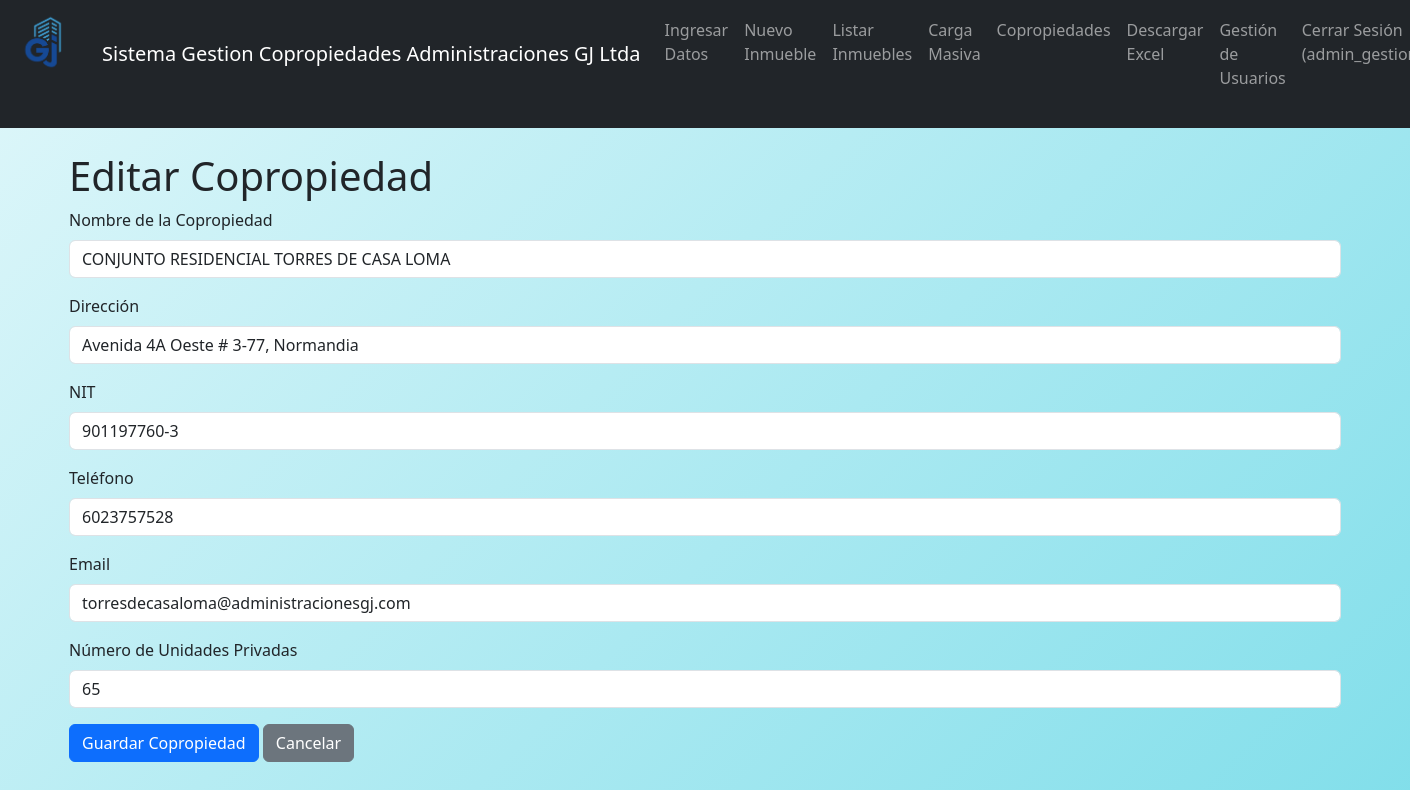
The app's page /copropiedades/edit/1 (signed in), older data.
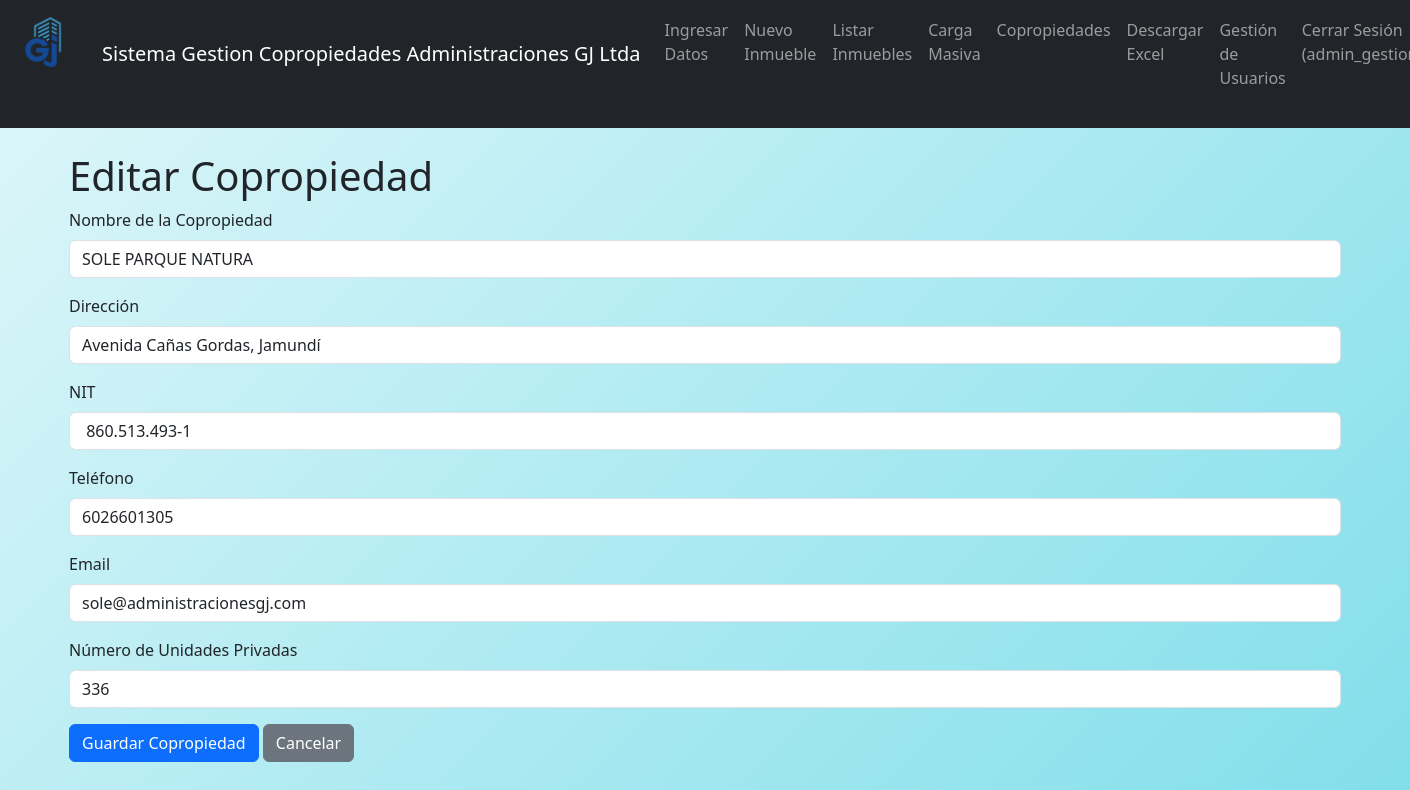
The same page, newer data.
### app/models.py (models this page shows, shortened)
class Copropiedad(db.Model):
    __tablename__ = 'copropiedad'
    id = db.Column(db.Integer, primary_key=True)
    nombre = db.Column(db.String(200), nullable=False, unique=True)
    direccion = db.Column(db.String(255), nullable=False)
    nit = db.Column(db.String(20), nullable=True)
    telefono = db.Column(db.String(50), nullable=True)
    email = db.Column(db.String(120), nullable=True)
    fecha_creacion = db.Column(db.Date, default=db.func.current_date())
    numero_unidades = db.Column(db.Integer, nullable=True)
    propiedades = db.relationship('PropiedadData', backref='copropiedad', lazy=True)

### app/routes.py (the view, shortened to what this page needs)
@main_bp.route('/copropiedades/edit/<int:id>', methods=['GET', 'POST'])
@login_required
def edit_copropiedad(id):
    if not check_admin():
        flash('Acceso denegado. Se requieren privilegios de administrador.', 'danger')
        return redirect(url_for('main.index'))
    copropiedad = Copropiedad.query.get_or_404(id)
    form = CopropiedadForm(obj=copropiedad)
    return render_template('copropiedades/form.html', title='Editar Copropiedad', form=form)

### app/forms.py
class CopropiedadForm(FlaskForm):
    nombre = StringField('Nombre de la Copropiedad', validators=[DataRequired(), Length(max=200)])
    direccion = StringField('Dirección', validators=[DataRequired(), Length(max=255)])
    nit = StringField('NIT', validators=[Optional(), Length(max=20)])
    telefono = StringField('Teléfono', validators=[Optional(), Length(max=50)])
    email = StringField('Email', validators=[Optional(), Email(), Length(max=120)])
    numero_unidades = IntegerField('Número de Unidades Privadas', validators=[Optional(), NumberRange(min=1)])
    submit = SubmitField('Guardar Copropiedad')

### app/models.py (called while the page is built)
@login_manager.user_loader
def load_user(user_id):
    return User.query.get(int(user_id))

### app/routes.py (called while the page is built)
def check_admin():
    if not current_user.is_authenticated or not current_user.is_admin:
        flash('Acceso denegado. Se requieren privilegios de administrador.', 'danger')
        return False
    return True

### app/templates/copropiedades/form.html (shortened to what this page needs)
{% extends "base.html" %}
{% block content %}
<div class="container">
    <h1>{{ title }}</h1>
    <form method="post">
        <div class="mb-3">
            {{ form.nombre.label(class="form-label") }}
            {{ form.nombre(class="form-control" + (" is-invalid" if form.nombre.errors else "")) }}
        </div>
        <div class="mb-3">
            {{ form.direccion.label(class="form-label") }}
            {{ form.direccion(class="form-control" + (" is-invalid" if form.direccion.errors else "")) }}
        </div>
        <div class="mb-3">
            {{ form.nit.label(class="form-label") }}
            {{ form.nit(class="form-control" + (" is-invalid" if form.nit.errors else "")) }}
        </div>
        <div class="mb-3">
            {{ form.telefono.label(class="form-label") }}
            {{ form.telefono(class="form-control" + (" is-invalid" if form.telefono.errors else "")) }}
        </div>
        <div class="mb-3">
            {{ form.email.label(class="form-label") }}
            {{ form.email(class="form-control" + (" is-invalid" if form.email.errors else "")) }}
        </div>
        <div class="mb-3">
            {{ form.numero_unidades.label(class="form-label") }}
            {{ form.numero_unidades(class="form-control" + (" is-invalid" if form.numero_unidades.errors else "")) }}
        </div>
        <div class="mb-3">
            {{ form.submit(class="btn btn-primary") }}
            <a href="{{ url_for('main.list_copropiedades') }}" class="btn btn-secondary">Cancelar</a>
        </div>
    </form>
</div>
{% endblock %}

Row changes from the older to the newer data that the page shows:
changed Copropiedad: nombre "CONJUNTO RESIDENCIAL TORRES DE CASA LOMA" → "SOLE PARQUE NATURA"; direccion "Avenida 4A Oeste # 3-77, Normandia" → "Avenida Cañas Gordas, Jamundí"; nit "901197760-3" → "860.513.493-1"; telefono "6023757528" → "6026601305"; email "torresdecasaloma@administracionesgj.com" → "sole@administracionesgj.com"; numero_unidades "65" → "336"
